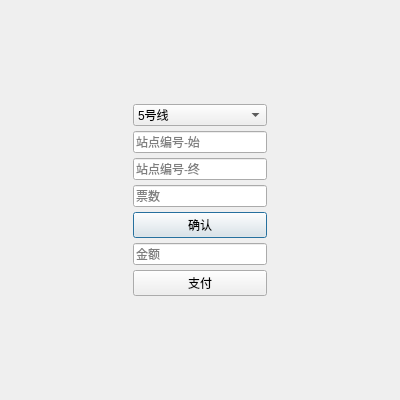
<?xml version="1.0" encoding="UTF-8"?>
<ui version="4.0">
 <class>Ticket</class>
 <widget class="QDialog" name="Ticket">
  <property name="geometry">
   <rect>
    <x>0</x>
    <y>0</y>
    <width>400</width>
    <height>400</height>
   </rect>
  </property>
  <property name="windowTitle">
   <string>Dialog</string>
  </property>
  <layout class="QHBoxLayout" name="horizontalLayout">
   <property name="spacing">
    <number>5</number>
   </property>
   <property name="leftMargin">
    <number>0</number>
   </property>
   <property name="topMargin">
    <number>0</number>
   </property>
   <property name="rightMargin">
    <number>0</number>
   </property>
   <property name="bottomMargin">
    <number>0</number>
   </property>
   <item>
    <spacer name="horizontalSpacer">
     <property name="orientation">
      <enum>Qt::Horizontal</enum>
     </property>
     <property name="sizeHint" stdset="0">
      <size>
       <width>40</width>
       <height>20</height>
      </size>
     </property>
    </spacer>
   </item>
   <item>
    <layout class="QVBoxLayout" name="verticalLayout">
     <property name="spacing">
      <number>5</number>
     </property>
     <item>
      <spacer name="verticalSpacer">
       <property name="orientation">
        <enum>Qt::Vertical</enum>
       </property>
       <property name="sizeHint" stdset="0">
        <size>
         <width>20</width>
         <height>40</height>
        </size>
       </property>
      </spacer>
     </item>
     <item>
      <widget class="QComboBox" name="comboBox">
       <item>
        <property name="text">
         <string>5号线</string>
        </property>
       </item>
      </widget>
     </item>
     <item>
      <widget class="QLineEdit" name="edit_begin">
       <property name="inputMask">
        <string>99</string>
       </property>
       <property name="text">
        <string/>
       </property>
       <property name="maxLength">
        <number>2</number>
       </property>
       <property name="placeholderText">
        <string>站点编号-始</string>
       </property>
      </widget>
     </item>
     <item>
      <widget class="QLineEdit" name="edit_end">
       <property name="inputMask">
        <string>99</string>
       </property>
       <property name="maxLength">
        <number>2</number>
       </property>
       <property name="placeholderText">
        <string>站点编号-终</string>
       </property>
      </widget>
     </item>
     <item>
      <widget class="QLineEdit" name="edit_count">
       <property name="inputMask">
        <string>99</string>
       </property>
       <property name="text">
        <string/>
       </property>
       <property name="placeholderText">
        <string>票数</string>
       </property>
      </widget>
     </item>
     <item>
      <widget class="QPushButton" name="btn_confirm">
       <property name="text">
        <string>确认</string>
       </property>
      </widget>
     </item>
     <item>
      <widget class="QWidget" name="widget" native="true">
       <layout class="QVBoxLayout" name="verticalLayout_2">
        <property name="spacing">
         <number>5</number>
        </property>
        <property name="leftMargin">
         <number>0</number>
        </property>
        <property name="topMargin">
         <number>0</number>
        </property>
        <property name="rightMargin">
         <number>0</number>
        </property>
        <property name="bottomMargin">
         <number>0</number>
        </property>
        <item>
         <widget class="QLineEdit" name="edit_money">
          <property name="inputMask">
           <string>9999</string>
          </property>
          <property name="placeholderText">
           <string>金额</string>
          </property>
         </widget>
        </item>
        <item>
         <widget class="QPushButton" name="btn_pay">
          <property name="text">
           <string>支付</string>
          </property>
         </widget>
        </item>
       </layout>
      </widget>
     </item>
     <item>
      <spacer name="verticalSpacer_2">
       <property name="orientation">
        <enum>Qt::Vertical</enum>
       </property>
       <property name="sizeHint" stdset="0">
        <size>
         <width>20</width>
         <height>40</height>
        </size>
       </property>
      </spacer>
     </item>
    </layout>
   </item>
   <item>
    <spacer name="horizontalSpacer_2">
     <property name="orientation">
      <enum>Qt::Horizontal</enum>
     </property>
     <property name="sizeHint" stdset="0">
      <size>
       <width>40</width>
       <height>20</height>
      </size>
     </property>
    </spacer>
   </item>
  </layout>
 </widget>
 <resources/>
 <connections/>
</ui>
